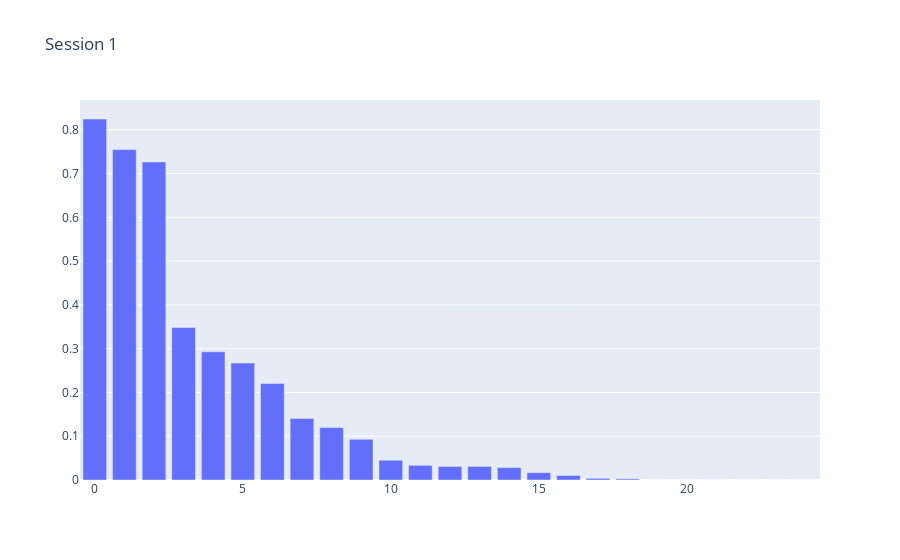

Notebook code cell kept with this figure:
### Code cell
# Bar plot of session1, ranked in descending order
session1 = np.sort(session1)[::-1]
fig = go.Figure(data=[go.Bar(x=np.arange(len(session1)), y=session1)])
fig.update_layout(title='Session 1')
fig.show()

### Figure 1 — Plotly figure (JSON) as saved in the notebook; plotly's stock layout.template omitted (floating-point values rounded to 4 significant figures)
{"data": [{"type": "bar", "x": [0, 1, 2, 3, 4, 5, 6, 7, 8, 9, 10, 11, 12, 13, 14, 15, 16, 17, 18, 19, 20, 21, 22, 23, 24], "y": [0.8245, 0.7548, 0.7265, 0.3484, 0.2929, 0.2671, 0.2206, 0.1406, 0.12, 0.0929, 0.04516, 0.03355, 0.03097, 0.03097, 0.02839, 0.01677, 0.01032, 0.003871, 0.002581, 0, 0, 0, 0, 0, 0]}], "layout": {"title": {"text": "Session 1"}}}
